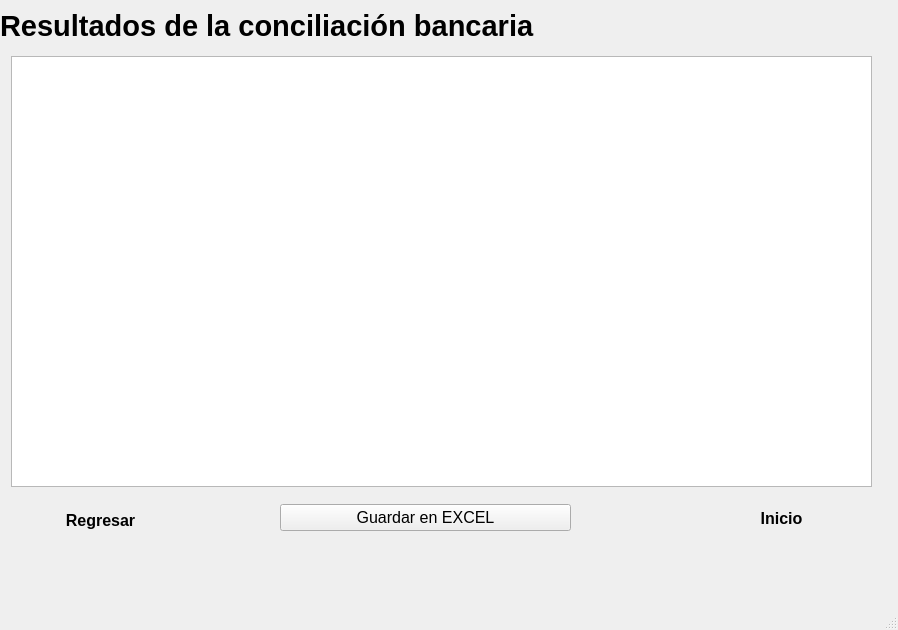
<?xml version="1.0" encoding="UTF-8"?>
<ui version="4.0">
 <class>ventana_Resultado</class>
 <widget class="QMainWindow" name="ventana_Resultado">
  <property name="geometry">
   <rect>
    <x>0</x>
    <y>0</y>
    <width>898</width>
    <height>630</height>
   </rect>
  </property>
  <property name="windowTitle">
   <string>MainWindow</string>
  </property>
  <widget class="QWidget" name="centralwidget">
   <widget class="QTableWidget" name="tableWidget_Excel">
    <property name="geometry">
     <rect>
      <x>11</x>
      <y>56</y>
      <width>861</width>
      <height>431</height>
     </rect>
    </property>
    <property name="editTriggers">
     <set>QAbstractItemView::EditKeyPressed</set>
    </property>
   </widget>
   <widget class="QLabel" name="label">
    <property name="geometry">
     <rect>
      <x>0</x>
      <y>6</y>
      <width>901</width>
      <height>41</height>
     </rect>
    </property>
    <property name="font">
     <font>
      <pointsize>22</pointsize>
      <weight>75</weight>
      <bold>true</bold>
     </font>
    </property>
    <property name="styleSheet">
     <string notr="true">QLabel {
    qproperty-alignment: 'AlignCenter';
}</string>
    </property>
    <property name="text">
     <string>&lt;html&gt;&lt;head/&gt;&lt;body&gt;&lt;p&gt;Resultados de la conciliación bancaria&lt;/p&gt;&lt;/body&gt;&lt;/html&gt;</string>
    </property>
   </widget>
   <widget class="QWidget" name="verticalLayoutWidget_2">
    <property name="geometry">
     <rect>
      <x>280</x>
      <y>487</y>
      <width>291</width>
      <height>61</height>
     </rect>
    </property>
    <layout class="QVBoxLayout" name="verticalLayout_3">
     <item>
      <widget class="QPushButton" name="btn_exportExcel">
       <property name="font">
        <font>
         <pointsize>12</pointsize>
        </font>
       </property>
       <property name="cursor">
        <cursorShape>PointingHandCursor</cursorShape>
       </property>
       <property name="text">
        <string>Guardar en EXCEL</string>
       </property>
       <property name="icon">
        <iconset>
         <normaloff>imagenesFront/excel.png</normaloff>imagenesFront/excel.png</iconset>
       </property>
       <property name="iconSize">
        <size>
         <width>31</width>
         <height>31</height>
        </size>
       </property>
       <property name="default">
        <bool>false</bool>
       </property>
       <property name="flat">
        <bool>false</bool>
       </property>
      </widget>
     </item>
    </layout>
   </widget>
   <widget class="QWidget" name="verticalLayoutWidget_3">
    <property name="geometry">
     <rect>
      <x>691</x>
      <y>488</y>
      <width>181</width>
      <height>61</height>
     </rect>
    </property>
    <layout class="QVBoxLayout" name="verticalLayout">
     <item>
      <widget class="QPushButton" name="btn_Inicio">
       <property name="font">
        <font>
         <pointsize>12</pointsize>
         <weight>75</weight>
         <bold>true</bold>
        </font>
       </property>
       <property name="cursor">
        <cursorShape>PointingHandCursor</cursorShape>
       </property>
       <property name="layoutDirection">
        <enum>Qt::RightToLeft</enum>
       </property>
       <property name="text">
        <string>Inicio</string>
       </property>
       <property name="icon">
        <iconset>
         <normaloff>../Phats/imagenesFront/home.png</normaloff>../Phats/imagenesFront/home.png</iconset>
       </property>
       <property name="iconSize">
        <size>
         <width>50</width>
         <height>50</height>
        </size>
       </property>
       <property name="default">
        <bool>false</bool>
       </property>
       <property name="flat">
        <bool>true</bool>
       </property>
      </widget>
     </item>
    </layout>
   </widget>
   <widget class="QWidget" name="verticalLayoutWidget_4">
    <property name="geometry">
     <rect>
      <x>10</x>
      <y>490</y>
      <width>181</width>
      <height>61</height>
     </rect>
    </property>
    <layout class="QVBoxLayout" name="verticalLayout_2">
     <item>
      <widget class="QPushButton" name="btn_regresar">
       <property name="font">
        <font>
         <pointsize>12</pointsize>
         <weight>75</weight>
         <bold>true</bold>
        </font>
       </property>
       <property name="cursor">
        <cursorShape>PointingHandCursor</cursorShape>
       </property>
       <property name="layoutDirection">
        <enum>Qt::LeftToRight</enum>
       </property>
       <property name="text">
        <string>Regresar</string>
       </property>
       <property name="icon">
        <iconset>
         <normaloff>../Phats/imagenesFront/Back.png</normaloff>../Phats/imagenesFront/Back.png</iconset>
       </property>
       <property name="iconSize">
        <size>
         <width>50</width>
         <height>50</height>
        </size>
       </property>
       <property name="default">
        <bool>false</bool>
       </property>
       <property name="flat">
        <bool>true</bool>
       </property>
      </widget>
     </item>
    </layout>
   </widget>
  </widget>
  <widget class="QMenuBar" name="menubar">
   <property name="geometry">
    <rect>
     <x>0</x>
     <y>0</y>
     <width>898</width>
     <height>21</height>
    </rect>
   </property>
  </widget>
  <widget class="QStatusBar" name="statusbar"/>
 </widget>
 <resources/>
 <connections/>
</ui>
